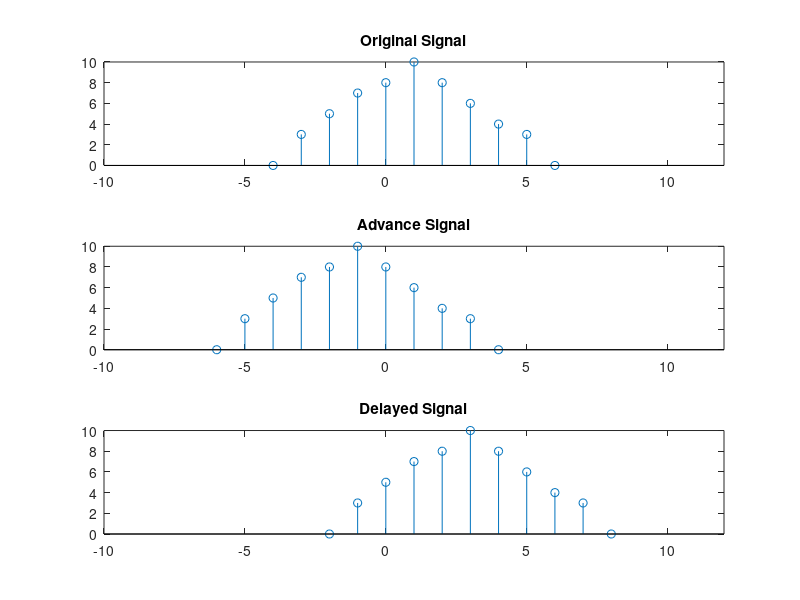

Recreate this plot in MATLAB.
t=-4:6;
x=[0 3 5 7 8 10 8 6 4 3 0];

subplot(3,1,1)
stem(t,x)
xlim([-10 12])
title('Original Signal')


subplot(3,1,2)
stem(t-2,x)
xlim([-10 12])
title('Advance Signal')

subplot(3,1,3)
stem(t+2,x)
xlim([-10 12])
title('Delayed Signal')